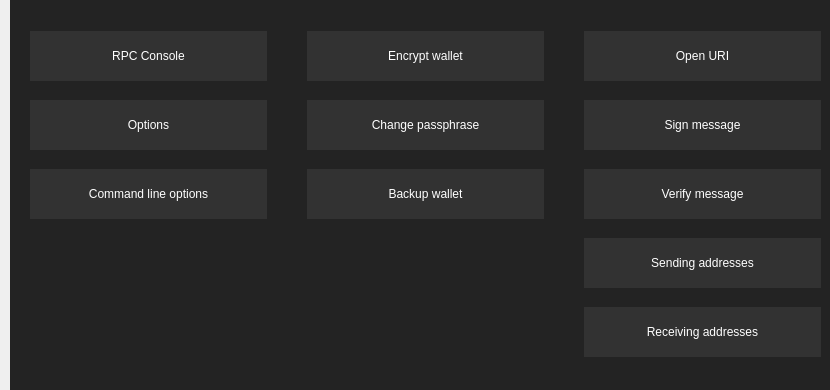
<?xml version="1.0" encoding="UTF-8"?>
<ui version="4.0">
 <class>OtherPage</class>
 <widget class="QWidget" name="OtherPage">
  <property name="geometry">
   <rect>
    <x>0</x>
    <y>0</y>
    <width>830</width>
    <height>390</height>
   </rect>
  </property>
  <property name="maximumSize">
   <size>
    <width>16777215</width>
    <height>390</height>
   </size>
  </property>
  <property name="windowTitle">
   <string>Form</string>
  </property>
  <widget class="QFrame" name="frame">
   <property name="geometry">
    <rect>
     <x>10</x>
     <y>0</y>
     <width>830</width>
     <height>390</height>
    </rect>
   </property>
   <property name="styleSheet">
    <string notr="true">color: white; background: #232323; border: none;</string>
   </property>
   <property name="frameShape">
    <enum>QFrame::StyledPanel</enum>
   </property>
   <property name="frameShadow">
    <enum>QFrame::Raised</enum>
   </property>
   <widget class="QWidget" name="gridLayoutWidget">
    <property name="geometry">
     <rect>
      <x>20</x>
      <y>18</y>
      <width>791</width>
      <height>352</height>
     </rect>
    </property>
    <layout class="QGridLayout" name="gridLayout">
     <property name="horizontalSpacing">
      <number>40</number>
     </property>
     <item row="1" column="2">
      <widget class="QPushButton" name="bSignmessage">
       <property name="minimumSize">
        <size>
         <width>0</width>
         <height>50</height>
        </size>
       </property>
       <property name="maximumSize">
        <size>
         <width>16777215</width>
         <height>50</height>
        </size>
       </property>
       <property name="styleSheet">
        <string notr="true">background-color: #323232;</string>
       </property>
       <property name="text">
        <string>Sign message</string>
       </property>
      </widget>
     </item>
     <item row="0" column="2">
      <widget class="QPushButton" name="bURI">
       <property name="maximumSize">
        <size>
         <width>16777215</width>
         <height>50</height>
        </size>
       </property>
       <property name="styleSheet">
        <string notr="true">background-color: #323232;</string>
       </property>
       <property name="text">
        <string>Open URI</string>
       </property>
      </widget>
     </item>
     <item row="3" column="2">
      <widget class="QPushButton" name="bSendingaddresses">
       <property name="minimumSize">
        <size>
         <width>0</width>
         <height>50</height>
        </size>
       </property>
       <property name="styleSheet">
        <string notr="true">background-color: #323232;</string>
       </property>
       <property name="text">
        <string>Sending addresses</string>
       </property>
      </widget>
     </item>
     <item row="2" column="2">
      <widget class="QPushButton" name="bVerifymessage">
       <property name="minimumSize">
        <size>
         <width>0</width>
         <height>50</height>
        </size>
       </property>
       <property name="maximumSize">
        <size>
         <width>16777215</width>
         <height>50</height>
        </size>
       </property>
       <property name="styleSheet">
        <string notr="true">background-color: #323232;</string>
       </property>
       <property name="text">
        <string>Verify message</string>
       </property>
      </widget>
     </item>
     <item row="1" column="0">
      <widget class="QPushButton" name="bOptions">
       <property name="minimumSize">
        <size>
         <width>0</width>
         <height>50</height>
        </size>
       </property>
       <property name="styleSheet">
        <string notr="true">background-color: #323232;</string>
       </property>
       <property name="text">
        <string>Options</string>
       </property>
      </widget>
     </item>
     <item row="0" column="1">
      <widget class="QPushButton" name="bEnc">
       <property name="minimumSize">
        <size>
         <width>0</width>
         <height>50</height>
        </size>
       </property>
       <property name="styleSheet">
        <string notr="true">background-color: #323232;</string>
       </property>
       <property name="text">
        <string>Encrypt wallet</string>
       </property>
      </widget>
     </item>
     <item row="2" column="0">
      <widget class="QPushButton" name="bHelp">
       <property name="minimumSize">
        <size>
         <width>0</width>
         <height>50</height>
        </size>
       </property>
       <property name="styleSheet">
        <string notr="true">background-color: #323232;</string>
       </property>
       <property name="text">
        <string>Command line options</string>
       </property>
      </widget>
     </item>
     <item row="0" column="0">
      <widget class="QPushButton" name="bRPC">
       <property name="minimumSize">
        <size>
         <width>0</width>
         <height>50</height>
        </size>
       </property>
       <property name="styleSheet">
        <string notr="true">background-color: #323232;</string>
       </property>
       <property name="text">
        <string>RPC Console</string>
       </property>
      </widget>
     </item>
     <item row="4" column="2">
      <widget class="QPushButton" name="bReceivingaddresses">
       <property name="minimumSize">
        <size>
         <width>0</width>
         <height>50</height>
        </size>
       </property>
       <property name="styleSheet">
        <string notr="true">background-color: #323232;</string>
       </property>
       <property name="text">
        <string>Receiving addresses</string>
       </property>
      </widget>
     </item>
     <item row="2" column="1">
      <widget class="QPushButton" name="bBackup">
       <property name="minimumSize">
        <size>
         <width>0</width>
         <height>50</height>
        </size>
       </property>
       <property name="styleSheet">
        <string notr="true">background-color: #323232;</string>
       </property>
       <property name="text">
        <string>Backup wallet</string>
       </property>
      </widget>
     </item>
     <item row="1" column="1">
      <widget class="QPushButton" name="bChange">
       <property name="minimumSize">
        <size>
         <width>0</width>
         <height>50</height>
        </size>
       </property>
       <property name="styleSheet">
        <string notr="true">background-color: #323232;</string>
       </property>
       <property name="text">
        <string>Change passphrase</string>
       </property>
      </widget>
     </item>
    </layout>
   </widget>
  </widget>
 </widget>
 <resources/>
 <connections/>
</ui>
